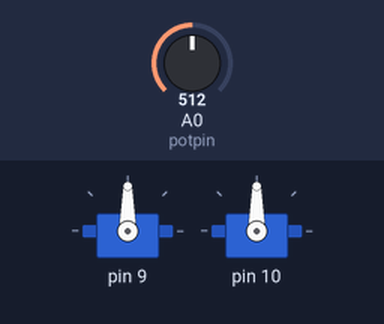
Bench run of a sketch on a simulated Arduino Uno, built with avr-gcc and run on an emulated ATmega328P. Shown: 2 × servo. The inputs (shaded band) are chosen by the test bench; at power-on: A0 (potpin) = 512.

Above: at 1.2 s.
1.3 s: A0 (potpin) set to 716
At 2.8 s:
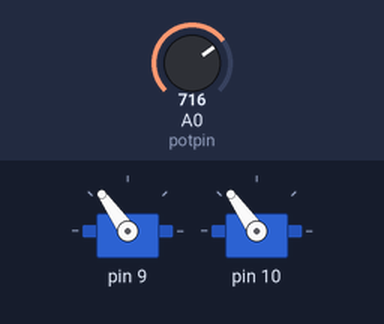
3.1 s: A0 (potpin) set to 306
At 5.0 s:
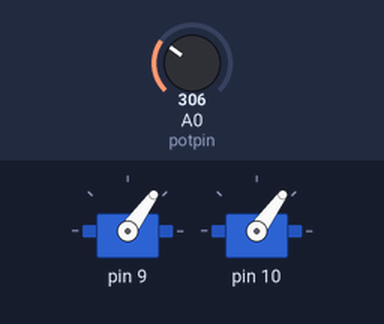
5.3 s: A0 (potpin) set to 900
At 7.2 s:
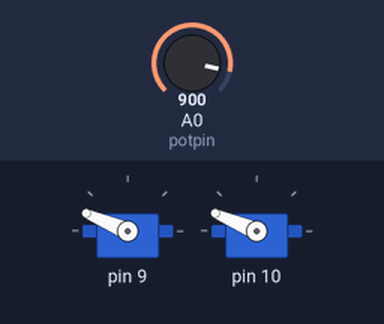
7.8 s: A0 (potpin) set to 0
At 10.5 s:
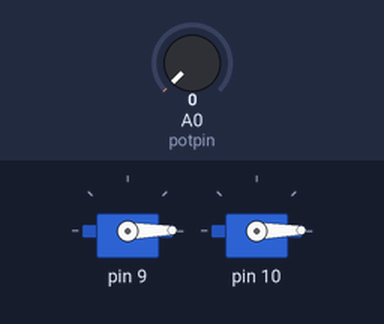
10.8 s: A0 (potpin) set to 122
At 12.0 s:
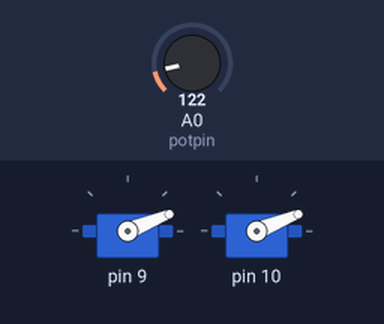
Timing chart, 0 to 13.5 s (numbered marks = the images above; inputs shaded):
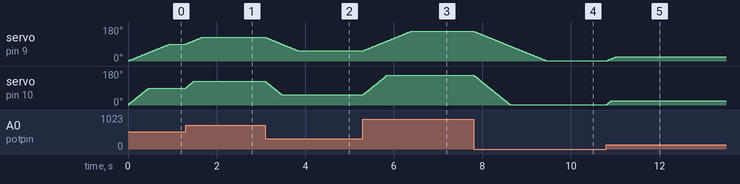

Measured:
- after the input at 1.3 s, servo on pin 9: moves from 90° to 125° over 0.36 s, starting at once; servo on pin 10: moves from 90° to 125° over 0.17 s, starting at once
- after the input at 3.1 s, servo on pin 9: moves from 125° to 54° over 0.74 s, starting at once; servo on pin 10: moves from 125° to 54° over 0.36 s, starting at once
- after the input at 5.3 s, servo on pin 9: moves from 54° to 157° over 1.1 s, starting at once; servo on pin 10: moves from 54° to 157° over 0.53 s, starting at once
- after the input at 7.8 s, servo on pin 9: moves from 157° to 1° over 1.6 s, starting at once; servo on pin 10: moves from 157° to 1° over 0.82 s, starting at once
- after the input at 10.8 s, servo on pin 9: moves from 1° to 22° over 0.21 s, starting at once; servo on pin 10: 1° → 22° at once

The sketch:

control-servos-loop.ino
```cpp
/*
 * CÓDIGO PARA CONTROLAR LA VELOCIDAD SIMULTÁNEA DE MÚLTIPLES SERVOS DEPENDIENDO DE UN BUCLE
 *
 * JAVIER ROJO MUÑOZ. HACKLAB. ETSIDI. UPM. 02/10/2016
 */
#include <Servo.h>

//estructura con los datos que necesitaremos de cada servo
struct motor{
  Servo servo;    //el servo asociado
  int pin;        //el pin al que está conectado el servo.
  int angMin;     //ángulo mínimo al que vas a mover el servo
  int angMax;     //ángulo máximo al que vas a mover el servo
  int pos;        //posición actual del servo.
  int wpos;       //posición que deseamos que adquiera el servo.
  int mov;        //movimiento que tiene que realizar en esa iteración
  int pR;         //un parámetro de velocidad. Indica cuántos grados se moverá por iteración.Cuanto más alto, más rápido irá, pero valores altos sacrifican la "simultaneidad".
  int pL;         //otro parámetro de velocidad. Indica cada cuántas iteraciones se ejecutará el código de moverse.

  void ESTABLECER_MOTOR(int PIN, int ANGMIN,int ANGMAX,int POS, int WPOS, int MOV, int PR, int PL){     //una función para dar valores.
    pin=PIN;
    angMin=ANGMIN;
    angMax=ANGMAX;
    pos=POS;
    wpos=WPOS;
    mov=MOV;
    pR=PR;
    pL=PL;
  }
};

int cont;             //un contador para mantener control de las iteraciones del bucle.
int potpin=A0;
motor servoA;
motor servoB;


void setup() {
  pinMode(potpin,INPUT);//opcional. Es para controlarlos con un potenciómetro.

  servoA.ESTABLECER_MOTOR(9,1,179,0,0,0,1,1);
  servoB.ESTABLECER_MOTOR(10,1,179,0,0,0,2,1);//quiere decir que estará en el pin 9, de 1 a 179 grados, posición inicial 0,
                                              //y en principio hasta que no reciba estímulos no queremos que se mueva.
                                              //Se moverá dos grados cada vez que el bucle se repita 1 veces.
  servoA.servo.attach(servoA.pin);
  servoB.servo.attach(servoB.pin);
  servoA.servo.write(servoA.pos);
  servoB.servo.write(servoB.pos);
  cont=0;
}


void loop(){


  if(cont%servoA.pL==0){                                                                                      //cada pL iteraciones del ciclo entra en el if.
    servoA.wpos=LEER_INPUT(servoA.angMin,servoA.angMax);                                                      //la señal de entrada en este caso es un potenciómetro.
    servoA.mov= (servoA.wpos>servoA.pos)? servoA.pR:-servoA.pR;                                               //identifica hacia qué sentido ha de moverse.
    servoA.pos=(abs(servoA.wpos-servoA.pos)<abs(servoA.mov*servoA.pR))? servoA.wpos:servoA.pos+servoA.mov;    //si va a recorrer más ángulos de los que quedan va directamente a la posición final. Evita oscilaciones
    servoA.servo.write(servoA.pos);
  }

  if(cont%servoB.pL==0){
    servoB.wpos=LEER_INPUT(servoB.angMin,servoB.angMax);
    servoB.mov= (servoB.wpos>servoB.pos)? servoB.pR:-servoB.pR;
    servoB.pos=(abs(servoB.wpos-servoB.pos)<abs(servoB.mov*servoB.pR))? servoB.wpos:servoB.pos+servoB.mov;
    servoB.servo.write(servoB.pos);
  }

  cont++;
  delay(10);
}

int LEER_INPUT(int a, int b){
  return map(analogRead(potpin),0,1023,a,b);           //la función sirve principalmente para facilitar la comprensión del código.
}                                                      //Es en esta función donde hay que incluir la transformación input-grados que quieres que gire
```
